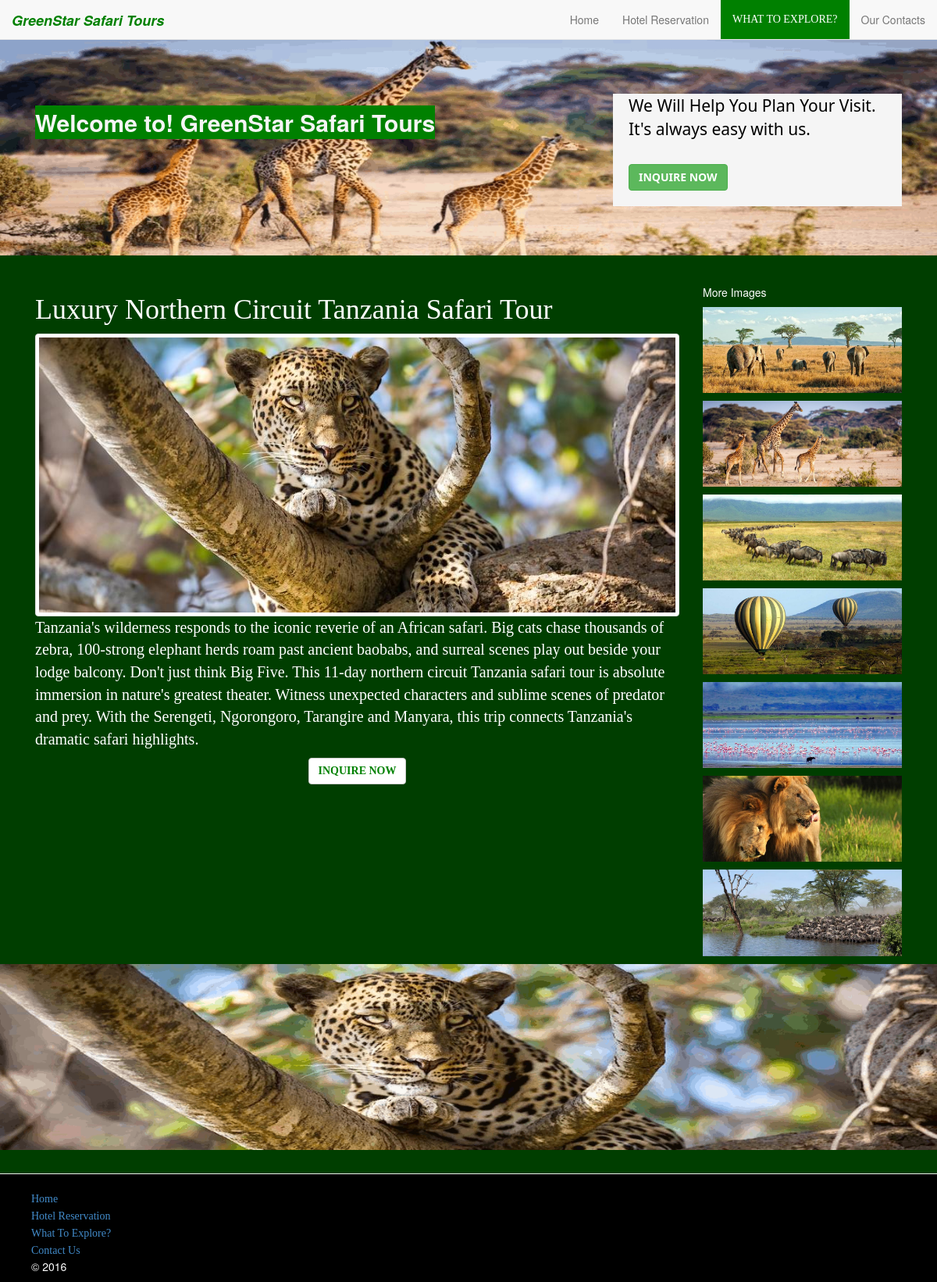
Screenshot of /_news.php?news=4 with the database file from the repository.
### tables this page shows
CREATE TABLE `tour_news` (
  `id` int(3) NOT NULL,
  `title` varchar(100) NOT NULL,
  `body` text NOT NULL,
  `category` varchar(50) NOT NULL,
  `picture_location` varchar(200) NOT NULL
);

### includes/functions.php (called while the page is built, shortened)
<?php require_once("connection.php"); ?>
<?php
	function mysql_prep($string) {
		global $connection;
		$escaped_string = mysqli_real_escape_string($connection, $string)	;
		return $escaped_string;
	}
	function _searchnews() {
		global $connection;
		$query = "select * from tour_news";
		$result = mysqli_query($connection,$query);
		return $result;
	}
	function news_by_id($news_get) {
		global $connection;
		$id = mysql_prep($news_get);
		$query = "select * from tour_news where id = '{$id}' limit 1";
		$result = mysqli_query($connection, $query);
		return $result;
	}
?>

### _news.php (the view, shortened to what this page needs)
<?php require_once("includes/connection.php");?>
<?php require_once("includes/functions.php");?>
<?php
	$news_get = $_GET["news"];
	$news = news_by_id($news_get);
	$show = mysqli_fetch_assoc($news); ?>
<!doctype html>
<html lang="en">
	<head><title>Green Safaris | Hotels</title></head>
	<link rel="StyleSheet" type="text/css" href="stylesheets/bootstrap.css" />
	<link rel="Stylesheet" type="text/css" href="stylesheets/main.css" />
	<nav class="navbar navbar-default navbar-fixed-top">
	  <div class="container-fluid">
	    <div class="navbar-header">
	      <a class="navbar-brand" href="index.php"><strong style="color:green;"><i>GreenStar Safari Tours</i></strong></a>
	    </div>
	    <div class="collapse navbar-collapse" id="bs-example-navbar-collapse-1">
	      <ul class="nav navbar-nav navbar-right">
	        <li><a href="index.php">Home</a></li>
	        <li><a href="hotel_reservation.php">Hotel Reservation</a></li>
	        <li><a class="active" href="exploring.php" style="color:white;">What To Explore?</a></li>
	        <li><a href="contact_us.php">Our Contacts</a></li>
	      </ul>
	    </div>
	  </div>
	</nav>
	<div class="hidden-xs hidden-sm" style="padding-top:50px;">
		<div class="jumbotron hidden-xs" id="_hotelreserve">
		  <div class="container">
				 <p class="hidden-xs hidden-sm col-md-4 col-lg-4 pull-right" style="padding-left:20px;padding-bottom:20px;color:black;background-color:whitesmoke;font-family:'sans'">
			   	We Will Help You Plan Your Visit.<br>
			   	It's always easy with us.<br><br>
			   	  <a class="btn btn-success btn-small" href="contact_us.php" role="button"><strong>INQUIRE NOW</strong></a>
			   </p>
	 			 <h2><strong style="color:whitesmoke;background-color:green">Welcome to! GreenStar Safari Tours</strong></h2>
	      <br>
	      <br>
	      <br>
		  </div>
	   </div>
  	</div>
<main>
<body>
	<article class="container">
		<div class="col-xs-12 col-sm-12 col-md-9 col-lg-9" style="font-family:'Verdana'">
			<h1 class="hidden-xs hidden-sm"><?php echo $show['title']?></h1>
			<img src="image/<?php echo $show['picture_location'];?>" class="img img-responsive img-thumbnail"alt="">
			<p style="font-size:20px;" class="hidden-sm hidden-xs"> <?php echo nl2br($show['body']); ?></p>
			<p style="display:block;margin-left:auto;margin-right:auto;text-align:center">
			    <a class="btn btn-default btn-small" href="contact_us.php" role="button"><strong style="color:green;">INQUIRE NOW</strong></a>
			</p>
		</div>
		<div class="col-xs-12 col-sm-12 col-md-3 col-lg-3" >
				<h5>More Images</h5>
			 <?php $allnews = _searchnews();
						while($news = mysqli_fetch_assoc($allnews)) {
							if($news['id'] != $show['id']){ ?>
							<a href="_news.php?news=<?php echo urlencode($news['id']) ?>">
							 <img src="image/<?php echo $news['picture_location'];?>" class="img img-responsive"alt="" style="padding-bottom:10px;">
							</a>
			 <?php	} } ?>
		</div>
	</article>
	<aside>
		<div class="jumbotron hidden-xs" id="_hotelreserve2">
			<div class="container">
				<br><br><br><br><br><br>
			</div>
		</div>
	</aside>
</body>
</main>
<footer class="_footer">
	<hr>
		<ul>
			<li><a href="index.php">Home</a></li><br>
	       <li><a href="hotel_reservation.php">Hotel Reservation</a></li><br>
	       <li><a href="exploring.php">What To Explore?</a></li><br>
			<li><a href="contact_us.php">Contact Us</a></li>	<br>
			&copy; <?php echo date('Y');?>		<br>
		</ul>
	</footer>
</html>

### stylesheets/main.css (style rules this page uses)
html { background-color: black; }
body { background-color: #003e00; color: white; overflow-x: hidden; padding-bottom: 0px; }
._footer { background-color: black; padding-bottom: 0px; padding-top: 0px; }
._footer li { list-style: none; font-family: 'Verdana'; display: inline-block; }
ul>li>.active { background-color: green; text-transform: uppercase; font-family: 'Verdana'; color: white; }

### _news.php (style rules this page uses)
.jumbotron { padding-top: 70px; background-image: url("image/giraffe.gif"); background-size: cover; overflow: hidden; }
#_hotelreserve2 { background-image: url("image/tiger.gif"); position: relative; background-size: cover; overflow: hidden; }

### rows the page displays
tour_news: title "Luxury Northern Circuit Tanzania Safari Tour", picture_location (picture), body "Tanzania's wilderness responds to the iconic reverie of an African safari. Big cats chase thousands of zebra, 100-strong elephant herds roam past ancient baobabs, and surreal scenes play out beside your lodge balcony. Don't just think Big Five. This 11-day northern circuit Tanzania safari tour is absolute immersion in nature's greatest theater. Witness unexpected characters and sublime scenes of predator and prey. With the Serengeti, Ngorongoro, Tarangire and Manyara, this trip connects Tanzania's dramatic safari highlights."
tour_news: picture_location (picture)
tour_news: picture_location (picture)
tour_news: picture_location (picture)
tour_news: picture_location (picture)
tour_news: picture_location (picture)
tour_news: picture_location (picture)
tour_news: picture_location (picture)
